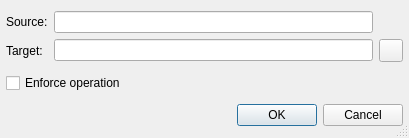
<?xml version="1.0" encoding="UTF-8"?>
<ui version="4.0">
 <class>HgCopyDialog</class>
 <widget class="QDialog" name="HgCopyDialog">
  <property name="geometry">
   <rect>
    <x>0</x>
    <y>0</y>
    <width>409</width>
    <height>138</height>
   </rect>
  </property>
  <property name="windowTitle">
   <string>Mercurial Copy</string>
  </property>
  <property name="sizeGripEnabled">
   <bool>true</bool>
  </property>
  <layout class="QVBoxLayout">
   <item>
    <layout class="QGridLayout">
     <item row="0" column="0">
      <widget class="QLabel" name="textLabel1">
       <property name="text">
        <string>Source:</string>
       </property>
      </widget>
     </item>
     <item row="0" column="1">
      <widget class="QLineEdit" name="sourceEdit">
       <property name="toolTip">
        <string>Shows the name of the source</string>
       </property>
       <property name="whatsThis">
        <string>&lt;b&gt;Source name&lt;/b&gt;
&lt;p&gt;This field shows the name of the source.&lt;/p&gt;</string>
       </property>
       <property name="readOnly">
        <bool>true</bool>
       </property>
      </widget>
     </item>
     <item row="1" column="1">
      <widget class="QLineEdit" name="targetEdit">
       <property name="toolTip">
        <string>Enter the target name</string>
       </property>
       <property name="whatsThis">
        <string>&lt;b&gt;Target name&lt;/b&gt;
&lt;p&gt;Enter the new name in this field. The target must be the new name or an absolute path.&lt;/p&gt;</string>
       </property>
      </widget>
     </item>
     <item row="1" column="0">
      <widget class="QLabel" name="textLabel2">
       <property name="text">
        <string>Target:</string>
       </property>
      </widget>
     </item>
     <item row="1" column="2">
      <widget class="QToolButton" name="dirButton">
       <property name="toolTip">
        <string>Press to open a selection dialog</string>
       </property>
       <property name="whatsThis">
        <string>&lt;b&gt;Target directory&lt;/b&gt;
&lt;p&gt;Select the target name for the operation via a selection dialog.&lt;/p&gt;</string>
       </property>
      </widget>
     </item>
    </layout>
   </item>
   <item>
    <widget class="QCheckBox" name="forceCheckBox">
     <property name="toolTip">
      <string>Select to force the operation</string>
     </property>
     <property name="text">
      <string>Enforce operation</string>
     </property>
    </widget>
   </item>
   <item>
    <widget class="QDialogButtonBox" name="buttonBox">
     <property name="orientation">
      <enum>Qt::Horizontal</enum>
     </property>
     <property name="standardButtons">
      <set>QDialogButtonBox::Cancel|QDialogButtonBox::Ok</set>
     </property>
    </widget>
   </item>
  </layout>
 </widget>
 <layoutdefault spacing="6" margin="6"/>
 <pixmapfunction>qPixmapFromMimeSource</pixmapfunction>
 <tabstops>
  <tabstop>targetEdit</tabstop>
  <tabstop>dirButton</tabstop>
  <tabstop>forceCheckBox</tabstop>
  <tabstop>buttonBox</tabstop>
  <tabstop>sourceEdit</tabstop>
 </tabstops>
 <resources/>
 <connections>
  <connection>
   <sender>buttonBox</sender>
   <signal>accepted()</signal>
   <receiver>HgCopyDialog</receiver>
   <slot>accept()</slot>
   <hints>
    <hint type="sourcelabel">
     <x>32</x>
     <y>79</y>
    </hint>
    <hint type="destinationlabel">
     <x>32</x>
     <y>97</y>
    </hint>
   </hints>
  </connection>
  <connection>
   <sender>buttonBox</sender>
   <signal>rejected()</signal>
   <receiver>HgCopyDialog</receiver>
   <slot>reject()</slot>
   <hints>
    <hint type="sourcelabel">
     <x>101</x>
     <y>80</y>
    </hint>
    <hint type="destinationlabel">
     <x>101</x>
     <y>97</y>
    </hint>
   </hints>
  </connection>
 </connections>
</ui>
